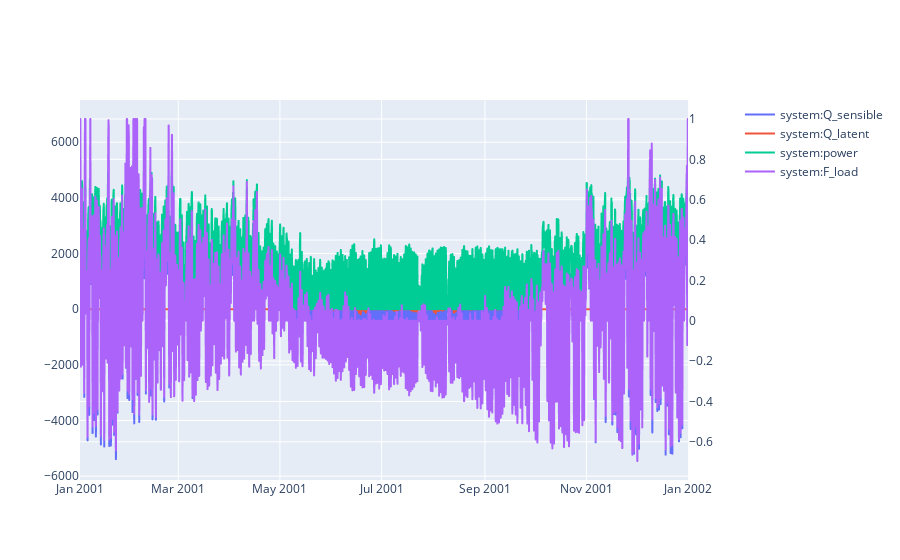

Notebook code for this chart:
### Code cell
variables = [pro.component("system").variable("Q_sensible"),
             pro.component("system").variable("Q_latent"),
             pro.component("system").variable("power"),
             pro.component("system").variable("F_load")
             ] 
sim.plot(pro.dates(),variables,axis=[1,1,1,2])

### Figure 1 — Plotly figure (JSON) as saved in the notebook; plotly's stock layout.template omitted (floating-point values rounded to 4 significant figures; data arrays with more than 128 entries replaced by an {"elided": "..."} marker saying what was removed)
{"data": [{"hovertemplate": "date=%{x}<br>system:Q_sensible=%{y}<extra></extra>", "legendgroup": "", "line": {"dash": "solid"}, "marker": {"symbol": "circle"}, "mode": "lines", "name": "system:Q_sensible", "showlegend": true, "type": "scattergl", "x": {"elided": "8760 str values"}, "xaxis": "x", "y": {"elided": "8760 float values"}, "yaxis": "y"}, {"hovertemplate": "date=%{x}<br>system:Q_latent=%{y}<extra></extra>", "legendgroup": "", "line": {"dash": "solid"}, "marker": {"symbol": "circle"}, "mode": "lines", "name": "system:Q_latent", "showlegend": true, "type": "scattergl", "x": {"elided": "8760 str values"}, "xaxis": "x", "y": {"elided": "8760 float values"}, "yaxis": "y"}, {"hovertemplate": "date=%{x}<br>system:power=%{y}<extra></extra>", "legendgroup": "", "line": {"dash": "solid"}, "marker": {"symbol": "circle"}, "mode": "lines", "name": "system:power", "showlegend": true, "type": "scattergl", "x": {"elided": "8760 str values"}, "xaxis": "x", "y": {"elided": "8760 float values"}, "yaxis": "y"}, {"hovertemplate": "date=%{x}<br>system:F_load=%{y}<extra></extra>", "legendgroup": "", "line": {"dash": "solid"}, "marker": {"symbol": "circle"}, "mode": "lines", "name": "system:F_load", "showlegend": true, "type": "scattergl", "x": {"elided": "8760 str values"}, "xaxis": "x", "y": {"elided": "8760 float values"}, "yaxis": "y2"}], "layout": {"xaxis": {"anchor": "y", "domain": [0, 0.94]}, "yaxis": {"anchor": "x", "domain": [0, 1]}, "yaxis2": {"anchor": "x", "overlaying": "y", "side": "right"}}}
